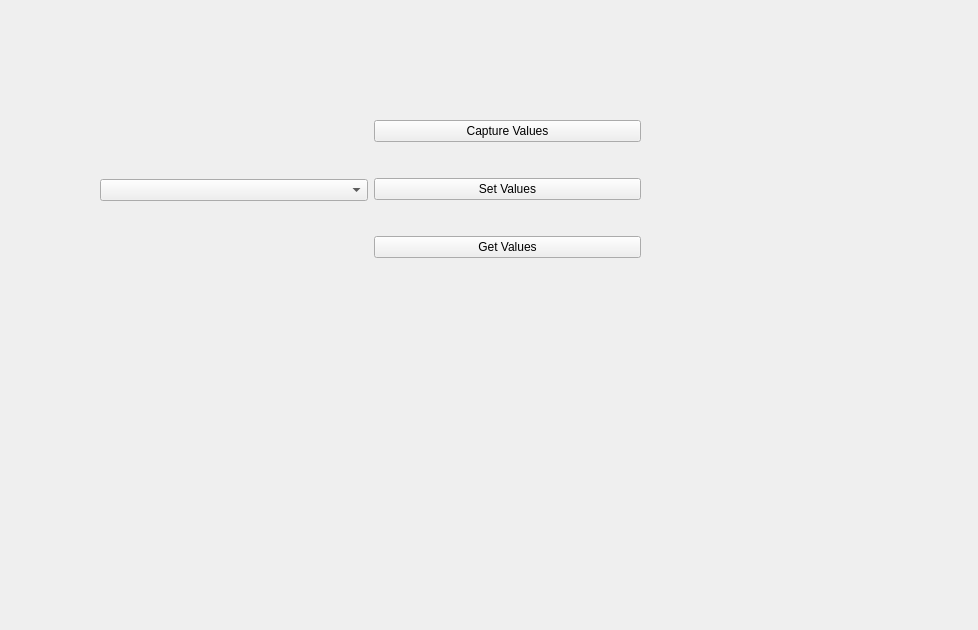
<?xml version="1.0" encoding="UTF-8"?>
<ui version="4.0">
 <class>Widget</class>
 <widget class="QWidget" name="Widget">
  <property name="geometry">
   <rect>
    <x>0</x>
    <y>0</y>
    <width>978</width>
    <height>630</height>
   </rect>
  </property>
  <property name="windowTitle">
   <string>Widget</string>
  </property>
  <widget class="QWidget" name="">
   <property name="geometry">
    <rect>
     <x>100</x>
     <y>90</y>
     <width>541</width>
     <height>201</height>
    </rect>
   </property>
   <layout class="QHBoxLayout" name="horizontalLayout">
    <item>
     <widget class="QComboBox" name="comboBox"/>
    </item>
    <item>
     <layout class="QVBoxLayout" name="verticalLayout">
      <item>
       <widget class="QPushButton" name="CaptureValuepushButton">
        <property name="text">
         <string>Capture Values</string>
        </property>
       </widget>
      </item>
      <item>
       <widget class="QPushButton" name="SetValuepushButton">
        <property name="text">
         <string>Set Values</string>
        </property>
       </widget>
      </item>
      <item>
       <widget class="QPushButton" name="GetValuepushButton">
        <property name="text">
         <string>Get Values</string>
        </property>
       </widget>
      </item>
     </layout>
    </item>
   </layout>
  </widget>
 </widget>
 <resources/>
 <connections/>
</ui>
